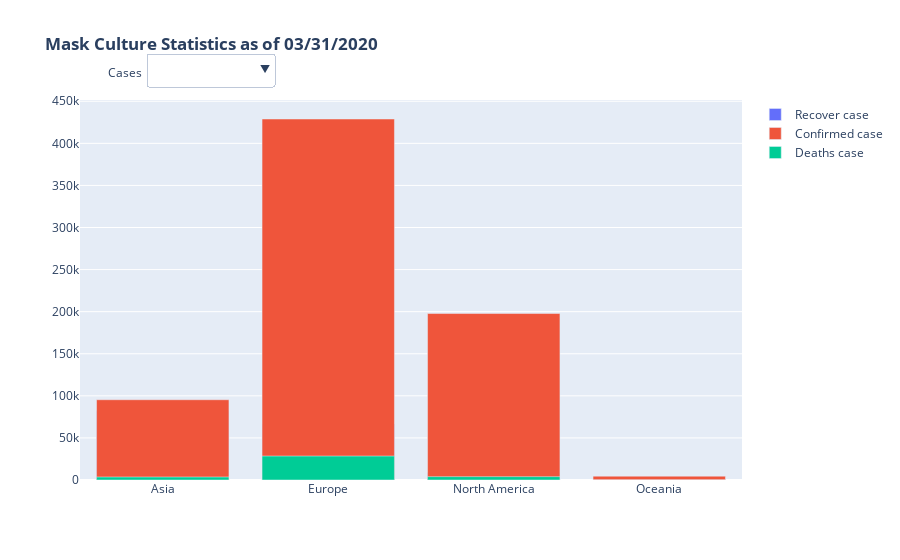

Notebook cell for this chart:
### Code cell
fig = go.Figure()

select_date = '03/31/2020'
# Adjust groupby instance
by_country_sum=all_df[(all_df['ObservationDate']==select_date)].groupby('Continent').sum().sort_values(by='Recovered',ascending=False)


# cases  by mask
fig.add_trace(go.Bar(x=by_country_sum.index, 
                          y=by_country_sum['Recovered'],name='Recover case'))

fig.add_trace(go.Bar(x=by_country_sum.index, 
                          y=by_country_sum['Confirmed'],name='Confirmed case'))

fig.add_trace(go.Bar(x=by_country_sum.index, 
                          y=by_country_sum['Deaths'],name='Deaths case'))



button_layer_1_height = 1.15
fig.update_layout(
    title="<b>Continent Statistics as of {} <b> ".format(select_date),barmode='overlay',
updatemenus=list([
    dict(active=-1,
         buttons=list([ 
             dict(label = "All",
                 method = "update",
                 args = [{"visible": [True, True, True]},
                         {"title": "All"}]),
            dict(label = "Recover case",
                 method = "update",
                 args = [{"visible": [True, False, False]},
                         {"title": "Recover case"}]),
            dict(label = "Confirmed case",
                 method = "update",
                 args = [{"visible": [False, True, False]},
                         {"title": "Confirmed case"}]),
             dict(label = "Deaths",
                 method = "update",
                 args = [{"visible": [False, False, True]},
                         {"title": "Deaths"}])
        ]),
         direction="down",
            pad={"r": 10, "t": 10},
            showactive=True,
            x=0.1,
            xanchor="left",
            y=button_layer_1_height,
            yanchor="top"
    )
]))

fig.update_layout(
    annotations=[
        dict(text="Cases", x=0.04, xref="paper", y=1.1, yref="paper",
                             align="left", showarrow=False)
    ])

fig.show()

### Figure 1 — Plotly figure (JSON) as saved in the notebook; plotly's stock layout.template omitted (floating-point values rounded to 4 significant figures)
{"data": [{"name": "Recover case", "type": "bar", "x": ["Asia", "Europe", "North America", "Oceania"], "y": [82151, 66417, 8651, 358]}, {"name": "Confirmed case", "type": "bar", "x": ["Asia", "Europe", "North America", "Oceania"], "y": [95374, 428931, 197793, 4559]}, {"name": "Deaths case", "type": "bar", "x": ["Asia", "Europe", "North America", "Oceania"], "y": [3562, 28443, 4002, 18]}], "layout": {"annotations": [{"align": "left", "showarrow": false, "text": "Cases", "x": 0.04, "xref": "paper", "y": 1.1, "yref": "paper"}], "barmode": "overlay", "title": {"text": "<b>Mask Culture Statistics as of 03/31/2020 <b> "}, "updatemenus": [{"active": -1, "buttons": [{"args": [{"visible": [true, true, true]}, {"title": "All"}], "label": "All", "method": "update"}, {"args": [{"visible": [true, false, false]}, {"title": "Recover case"}], "label": "Recover case", "method": "update"}, {"args": [{"visible": [false, true, false]}, {"title": "Confirmed case"}], "label": "Confirmed case", "method": "update"}, {"args": [{"visible": [false, false, true]}, {"title": "Deaths"}], "label": "Deaths", "method": "update"}], "direction": "down", "pad": {"r": 10, "t": 10}, "showactive": true, "x": 0.1, "xanchor": "left", "y": 1.15, "yanchor": "top"}]}}
